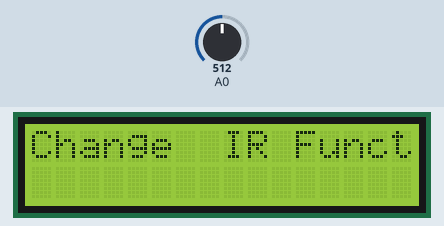
This sketch was run on a simulated Arduino Uno, built with avr-gcc and run on an emulated ATmega328P. Parts: 16×2 character LCD. The test bench sets the inputs (shaded band); at power-on: A0 = 512. What the sketch prints to the serial monitor is not drawn.

Above: at 1.4 s.
1.5 s: A0 set to 416
3.0 s: A0 set to 386
At 3.8 s:
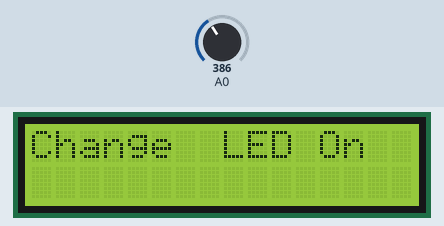
Timing chart, 0 to 6.0 s (numbered marks = the images above; inputs shaded):
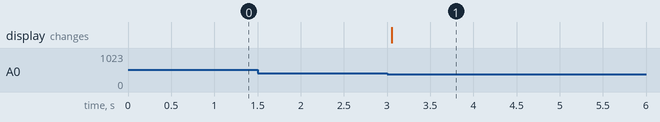

Measured:
- the behaviour switches between 400 and 399 on A0 (found by bisection; images 0 and 1)
- after the input at 1.5 s, every drawn part: stays the same
- after the input at 3.0 s, the display: changes after 0.06 s (image 1)

The sketch:

_09APR13_IRLED_Implemented_MenuNav_Working.ino
```cpp
#include <MenuBackend.h>


#include <Wire.h>
#include <LiquidCrystal.h>


int IRLED[][80]=

{{
// ON, OFF (in 10's of microseconds)
//LED ON
	886, 436,
	58, 50,
	60, 50,
	60, 50,
	58, 50,
	60, 50,
	60, 50,
	58, 50,
	62, 48,
	62, 158,
	60, 160,
	58, 160,
	62, 158,
	60, 160,
	60, 160,
	60, 158,
	62, 160,
	58, 160,
	62, 156,
	62, 160,
	60, 48,
	62, 48,
	60, 50,
	60, 48,
	62, 48,
	62, 50,
	58, 50,
	60, 50,
	60, 158,
	62, 158,
	60, 160,
	60, 158,
	62, 160,
	58, 3916,
	886, 214,
	60, 0}};


 LiquidCrystal lcd(8, 13, 9, 4, 5, 6, 7);

 int IRledPin = 3;  // LED connected to digital pin 3
 int adc_key_val[5] ={50, 200, 400, 600, 800 };
int NUM_KEYS = 5;
int adc_key_in;
int key=-1;
int oldkey=-1;

/*
	This program demonstrates a menu modeled after the menubar in the Arduino IDE

   +root
	+file			+edit   +sketch			+tools			+help
	 +new			 +cut	 +verify (V)	 +autoformat	 +environment
	 +open
	 +examples
	  +ArduinoISP
*/

//this controls the menu backend and the event generation
MenuBackend menu = MenuBackend(menuUseEvent,menuChangeEvent);
	//beneath is list of menu items needed to build the menu
	MenuItem IRLEDFunc = MenuItem("IR Functions");
          MenuItem LEDOn = MenuItem("LED On    ");
          MenuItem LEDOff = MenuItem("LED Off  ");
          MenuItem LEDBright_Down = MenuItem("Bright Down");
          MenuItem LEDBright_Up = MenuItem("Bright Up");
          MenuItem LEDFlash = MenuItem("LED Flash");

     MenuItem IRLEDColor = MenuItem("LED Color");
            MenuItem LEDC_Red = MenuItem("Red");
            MenuItem LEDC_White = MenuItem("White");
            MenuItem LEDC_Blue = MenuItem("Blue");

//this function builds the menu and connects the correct items together
void menuSetup()
{
	Serial.println("Setting up menu...");
	//add the file menu to the menu root
	//when add is used, as opposed to addX as you see below, the item is added below the item it's added to
	menu.getRoot().add(IRLEDFunc);
      //Make IRLEDFunc the root option
      IRLEDFunc.add(LEDOn).add(LEDOff).add(LEDBright_Down).add(LEDBright_Up).add(LEDFlash);

      IRLEDFunc.addRight(IRLEDColor).add(LEDC_Red).add(LEDC_White).add(LEDC_Blue);
}

/*
	This is an important function
	Here all use events are handled

	This is where you define a behaviour for a menu item
*/
void menuUseEvent(MenuUseEvent used)
{
	Serial.print("Menu use ");
	Serial.println(used.item.getName());


        if (used.item == LEDOn)    {         SendIR(0);    }
         else if (used.item == LEDOff)  {        SendIR(1);      }
        else if (used.item == LEDBright_Down){        SendIR(2);    }
       else  if (used.item == LEDBright_Up)  {         SendIR(3);      }
       else if (used.item == LEDFlash)  {          SendIR(6);      }    //not implemented
       else if (used.item == LEDC_White)      {        SendIR(4);        }

        else { Serial.println("Function not implemented");            }


}

/*
	This is an important function
	Here we get a notification whenever the user changes the menu
	That is, when the menu is navigated
*/
void menuChangeEvent(MenuChangeEvent changed)
{
        lcd.clear();
	lcd.print("Change ");
	//lcd.print(changed.from.getName());
	lcd.print(" ");
	lcd.println(changed.to.getName());

        Serial.print("Menu change ");
	Serial.print(changed.from.getName());
	Serial.print(" to ");
	Serial.println(changed.to.getName());
      delay(100);
}
void setup()
{
	Serial.begin(9600);
	lcd.clear();
  lcd.begin(16, 2);
  lcd.setCursor(0,0);
  lcd.print("Tolly IR Blaster");

	menuSetup();
	Serial.println("Starting navigation (see source for description):");

	menu.moveDown();  //move to root

}

void loop()
{
  //
   adc_key_in = analogRead(0);    // read the value from the sensor
  key = get_key(adc_key_in);  // convert into key press

  if (key != oldkey)   // if keypress is detected
   {
    delay(50);  // wait for debounce time
    adc_key_in = analogRead(0);    // read the value from the sensor
    key = get_key(adc_key_in);    // convert into key press
    if (key != oldkey)
    {
      lcd.setCursor(0, 1);
      oldkey = key;
      if (key >=0){

           keypress(key);
           delay(100);


}

    }
   }
}

/////////////////////////////////////////////////////////////////////////////////////

int get_key(unsigned int input)
{
    int k;

    for (k = 0; k < NUM_KEYS; k++)
    {
      if (input < adc_key_val[k])
 {
            return k;
        }
   }

    if (k >= NUM_KEYS)k = -1;  // No valid key pressed
    return k;
}

/////////////////////////////////////////////////////////////////////////////////////
void SendIR(int num){
   Serial.print("Sending Signal ");
   Serial.println(num);
   cli(); // this turns off any background interrupts
   int Signalsize = sizeof(IRLED[num]) / sizeof(IRLED[num][0]);

   for (int i=0; i<Signalsize; i++){
   if (i%2==0){
    pulseIR(IRLED[num][i]*10);
   }
   else{
    delayMicroseconds(IRLED[num][i]*10);
   }
   }
    sei(); // this turns them back on
 }
 /////////////////////////////////////////////////////////////////////////////////////

 void pulseIR(long microsecs) {
 // we'll count down from the number of microseconds we are told to wait


 while (microsecs > 0) {
  // 38 kHz is about 13 microseconds high and 13 microseconds low
  digitalWrite(IRledPin, HIGH); // this takes about 3 microseconds to happen
  delayMicroseconds(10);     // hang out for 10 microseconds, you can also change this to 9 if its not working
  digitalWrite(IRledPin, LOW);  // this also takes about 3 microseconds
  delayMicroseconds(10);     // hang out for 10 microseconds, you can also change this to 9 if its not working

  // so 26 microseconds altogether
  microsecs -= 26;
 }


}


void keypress( int i){      // takes the keypress and cases it for what it is
   switch (i) {
     case 5:  Serial.println(i);
     case 4: menu.use();
             break;
     case 3: menu.moveLeft();
             break;
     case 1: menu.moveUp();
             break;
     case 2: menu.moveDown();
             break;
     case 0: menu.moveRight();
             break;
     default: delay(10); Serial.println(i);
              break;
   }
}
```
